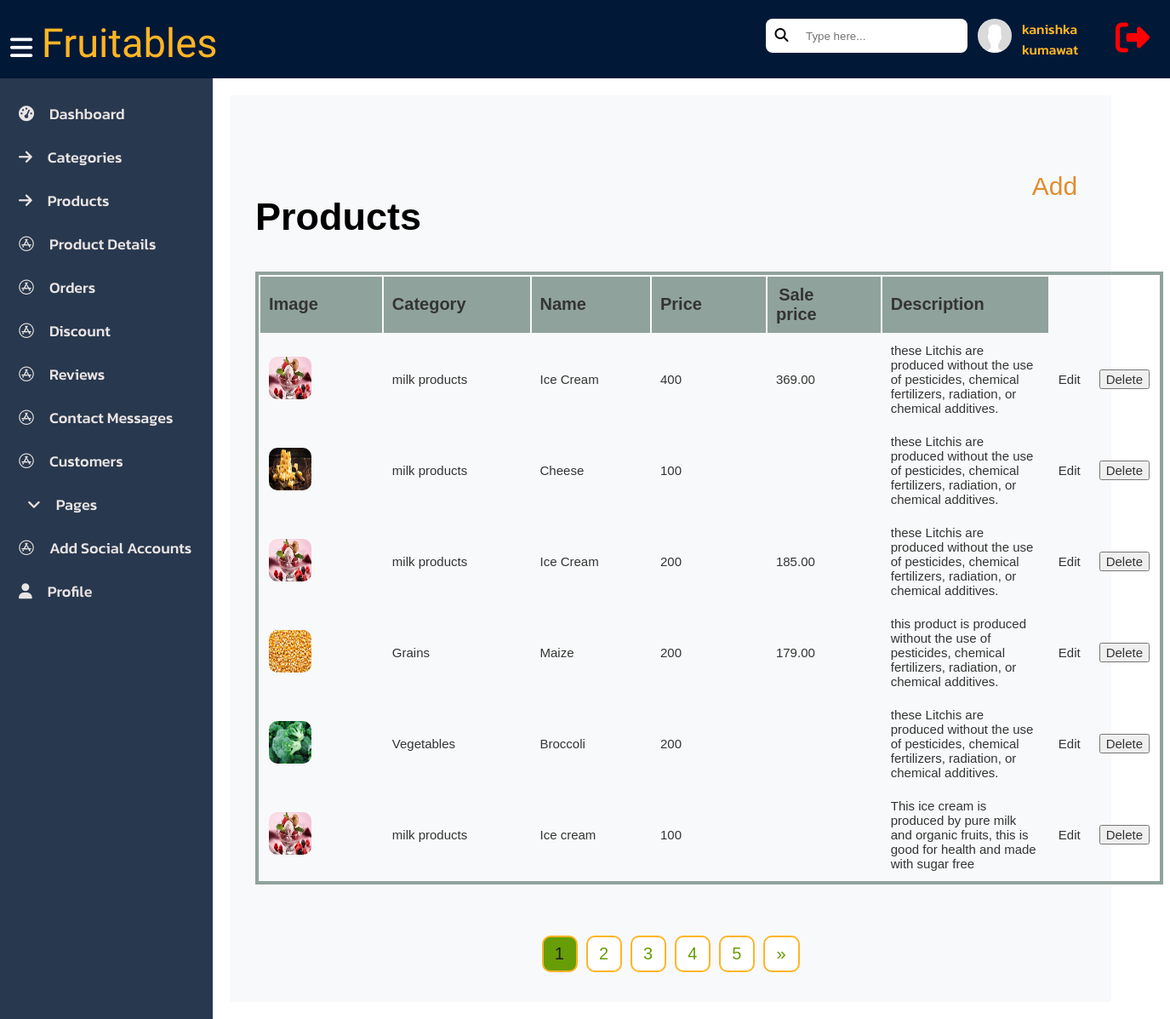
/admin/pages/products.php (signed in), run on the app's committed database.
### tables this page shows
CREATE TABLE `product` (
  `id` int(20) NOT NULL,
  `image` varchar(225) NOT NULL,
  `p_name` varchar(225) NOT NULL,
  `description` text NOT NULL,
  `price` varchar(225) NOT NULL,
  `brand_id` int(20) NOT NULL,
  `category_id` int(11) NOT NULL,
  `stock_level` int(20) DEFAULT NULL,
  `sale_price` decimal(10,2) DEFAULT NULL
);

CREATE TABLE `category` (
  `id` int(20) NOT NULL,
  `image` varchar(225) NOT NULL,
  `c_name` varchar(225) NOT NULL,
  `description` text NOT NULL
);

### admin/pages/products.php (the view, shortened to what this page needs)
<?php
if (!isset($_SESSION['userdetails'])) {
  header('Location: sign-in.php');
  exit();
}
else{
include('connectmysql.php');
if($_SERVER["REQUEST_METHOD"] == "GET"){
  $limit = 6;
  $page = isset($_GET['page']) ? $_GET['page'] : 1;
  $offset = ($page - 1) * $limit;
  $sql = "SELECT product.*, category.c_name AS category_name
  FROM product
  INNER JOIN category ON product.category_id = category.id ORDER BY id DESC LIMIT $limit OFFSET $offset";
  $result = $conn->query($sql);
  $total_products_query = "SELECT COUNT(*) AS total FROM product";
  $total_products_result = $conn->query($total_products_query);
  $total_products_row = $total_products_result->fetch_assoc();
  $total_products = $total_products_row['total'];
  $total_pages = ceil($total_products / $limit);
}}
include("navbar.php");
?>
  <div class="container-categories-products">
    <section>
      <div class="container-sidenav">
        <?php include('sidenavbar.php')?>
      </div>
      <div class="add_categories_products">
        <div class = 'done_successfully'>
      </div>
        <div class="heading">
          <h1>Products</h1>
          <a href="add_products.php">Add</a>
        </div>
        <table class="table-contant">
          <thead class="table-head">
            <tr>
              <th>Image</th>
              <th>Category</th>
              <th>Name</th>
              <th>Price</th>
              <th>Sale price</th>
              <th>Description</th>
            </tr>
          </thead>
          <tbody class="table-body">
            <?php while($rows = $result->fetch_assoc())
                    {
                    ?>
            <tr>
              <td>
                <img class="output_image" src="../imgs/<?= $rows['image'];?>" alt="<?= $rows['p_name'];?>">
              </td>
              <td>
                <?= $rows['category_name'];?>
              </td>
              <td>
                <?= $rows['p_name'];?>
              </td>
              <td>
                  <?= $rows['price']; ?>
              </td>
              <td>
                <?= $rows['sale_price']?>
              </td>
              <td>
                <?= $rows['description'];?>
              </td>
              <td><a href="edit_product.php?id=<?= $rows['id'];?>" class="edit_and_delete">Edit</a></td>
              <td>
                <button name="delete" onclick="archiveFunction(event, <?= $rows['id']; ?>)" class="edit_and_delete">Delete</button>
              </td>
            </tr>
            <?php
                    }
                    ?>
          </tbody>
        </table>
        <div class="pagination">
            <?php for ($i = 1; $i <= $total_pages; $i++): ?>
            <a href="?page=<?= $i ?>" class="rounded <?= $i == $page ? 'active' : '' ?>"><?= $i ?>
            </a>
            <?php endfor; ?>
            <?php if ($page < $total_pages): ?>
            <a href="?page=<?= $page + 1 ?>"class="rounded">&raquo;</a>
            <?php endif; ?>
        </div>
      </div>
    </section>
  </div>
</body>
</html>

### admin/pages/navbar.php (shortened to what this page needs)
<?php
$userdetails = isset($_SESSION['userdetails']) ? $_SESSION['userdetails'] : [];
?>
<!DOCTYPE html>
<html lang="en">
<head>
    <link rel="stylesheet" href="pcss/dashboard.css">
    <link rel="stylesheet" href="pcss/form.css">
    <link rel="stylesheet" href="pcss/pages.css">
    <link rel="stylesheet" href="pcss/products.css">
    <link rel="stylesheet" href="pcss/orders.css">
    <link rel="stylesheet" href="pcss/profile.css">
    <link rel="stylesheet" href="pcss/top-navbar.css">
    <link rel="stylesheet" href="pcss/sidenavbar.css">
</head>
<body>
    <nav class="navbar-main" id="navbarBlur" data-scroll="false">
        <div class="container-fluid">
            <div class="sidenav-header">
                <div class="navbar-brand">
                    <i class="fas fa-bars" style="padding:0px; color:white;" id="toggleSidenav"></i>
                    <span>Fruitables</span>
                </div>
            </div>
            <div class="search_bar">
                <div class="navbar-collapse" id="navbar">
                    <div class="input-group">
                        <span class="input-group-text">
                            <i class="fas fa-search" aria-hidden="true"></i></span>
                        <input type="text" class="form-control" style="margin:0px;" placeholder="Type here...">
                    </div>
                </div>
                <ul class="top-navbar-nav">
                    <li class="nav-item top-navbar-nav">
                        <img src="../../asset/img/avatar.jpg" class="img-fluid" alt="image">
                        <div class="user_details">
                            <a><?php echo isset($userdetails['userName'])? htmlspecialchars($userdetails['userName']):'';?></a>
                        </div>
                    </li>
                    <li class="nav-item">
                        <a href="logout.php"><i class="fa fa-sign-out" style="font-size:40px; padding: 4px; margin-top:4px;color:red"></i></a>
                    </li>
                </ul>
            </div>
        </div>
    </nav>

### admin/pages/sidenavbar.php (shortened to what this page needs)
<aside class="sidenav" id="sidenav-main">
    <div class="navbar-collapse" id="sidenav-collapse-main">
        <ul class="navbar-nav">
            <li class="nav-item">
                <a class="nav-link" href="dashboard.php">
                    <i class="fa fa-dashboard side_icon"></i>
                    <span class="nav-link-text">Dashboard</span>
                </a>
            </li>
            <li class="nav-item">
                <a class="nav-link " href="Categories.php">
                    <i class="fas fa-arrow-right side_icon"></i>
                    <span class="nav-link-text">Categories</span>
                </a>
            </li>
            <li class="nav-item">
                <a class="nav-link " href="products.php">
                    <i class="fas fa-arrow-right side_icon"></i>
                    <span class="nav-link-text">Products</span>
                </a>
            </li>
            <li class="nav-item">
                <a class="nav-link " href="product_details.php">
                    <i class="fab fa-app-store side_icon"></i>
                    <span class="nav-link-text">Product Details</span>
                </a>
            </li>
            <li class="nav-item">
                <a class="nav-link " href="orders.php">
                    <i class="fab fa-app-store side_icon"></i>
                    <span class="nav-link-text">Orders</span>
                </a>
            </li>
            <li class="nav-item">
                <a class="nav-link " href="discount.php">
                    <i class="fab fa-app-store side_icon"></i>
                    <span class="nav-link-text">Discount</span>
                </a>
            </li>
            <li class="nav-item">
                <a class="nav-link " href="review.php">
                    <i class="fab fa-app-store side_icon"></i>
                    <span class="nav-link-text">Reviews</span>
                </a>
            </li>
            <li class="nav-item">
                <a class="nav-link " href="contact_message.php">
                    <i class="fab fa-app-store side_icon"></i>
                    <span class="nav-link-text">Contact Messages</span>
                </a>
            </li>
            <li class="nav-item">
                <a class="nav-link " href="customers.php">
                    <i class="fab fa-app-store side_icon"></i>
                    <span class="nav-link-text">Customers</span>
                </a>
            </li>
            <li class="nav-item dropdown">
            <div class="dropdown-parent">
                    <a href="" class="pages"><i class="fas fa-angle-down side_icon"></i> Pages</a>
                </div>
            </li>
            <li class="nav-item">
                <a class="nav-link " href="social_accounts.php">
                    <i class="fab fa-app-store side_icon"></i>
                    <span class="nav-link-text">Add Social Accounts</span>
                </a>
            </li>
            <li class="nav-item">
                <a class="nav-link " href="profile.php">
                    <i class="fa fa-user side_icon"></i>
                    <span class="nav-link-text">Profile</span>
                </a>
            </li>
        </ul>
    </div>
</aside>

### admin/pages/pcss/dashboard.css (style rules this page uses)
.container-sidenav { width: 20%; display: contents; }

### admin/pages/pcss/form.css (style rules this page uses)
section { display: flex; }
.done_successfully { padding: 20px; color: rgb(39, 196, 39); margin: 5px; }
.dropdown-parent { display:inline-block; }
.pages { padding-left: 10px; color: rgb(94, 93, 93); font-size: 18px; }

### admin/pages/pcss/pages.css (style rules this page uses)
body { font-family: "Ubuntu", sans-serif; font-weight: 500; font-style: normal; }
section { display: flex; }
.dropdown-parent { display:inline-block; }

### admin/pages/pcss/products.css (style rules this page uses)
section { display: flex; }
.container-sidenav { width: 20%; display: contents; }
.add_categories_products { width: 71%; border: none; margin: 20px; padding: 30px; background-color: #f8f9fa; border-radius: 3px; font-family: "Poppins", sans-serif; font-weight: 170; font-style: normal; }
.table-contant { border:4px solid rgb(144, 162, 156); }
thead { background-color: rgb(144, 162, 156); }
.heading { display: flex; justify-content: space-between; font-size: 30px; }
.heading a { text-decoration: none; color: rgb(223, 141, 46); font-size: 30px; margin: 10px; }
.table-head th { padding: 10px; padding-right: 75px; font-size: 20px; color: rgb(52, 52, 52); }
.table-body td { padding: 10px; font-size: 15px; color: rgb(52, 52, 52); }
.edit_and_delete { text-decoration: none; color: rgb(52, 52, 52); font-size: 15px; }
.output_image { width: 50px; height: 50px; border-radius: 10px; }
.pagination { display: flex; justify-content: center; }
.pagination a { border: 2px solid #ffb524; border-radius: 10px; margin: 5px; margin-top: 60px; padding: 8px; padding-left: 13px; padding-right: 14px; text-decoration: none; color: #679d06; background-color: #fff; font-size: 20px; }
.pagination a.active { background-color: #679d06; color: rgb(29, 28, 28); }

### admin/pages/pcss/orders.css (style rules this page uses)
section { display: flex; }
.heading { display: flex; justify-content: space-between; font-size: 30px; }
.heading a { text-decoration: none; color: rgb(223, 141, 46); font-size: 30px; margin: 10px; }

### admin/pages/pcss/top-navbar.css (style rules this page uses)
body { margin: 0%; }
.navbar-main { background-color: rgb(1, 24, 55); font-family: "Kanit", sans-serif; }
.search_bar { display: flex; }
.container-fluid { display: flex; justify-content: space-between; align-items: center; padding: 10px; margin: 0%; }
.top-navbar-nav { display: flex; justify-content: space-between; padding: 4px; margin: 2px; }
#navbar { background-color: #fff; border-radius: 8px; padding-left: 10px; margin-top: 12px; height: 40px; }
.sidenav-header { display: flex; padding: 2px; font-size: 30px; }
.form-control { border: none; background: transparent; padding: 13px; }
.navbar-brand { margin-top: 10px; }
.navbar-brand span { color: #ffb524; font-family: "Marck Script", cursive; font-size: 47px; }
.nav-item { list-style: none; }
.img-fluid { width: 40px; height: 40px; border-radius: 50px; }
.user_details { color: #ffb524; display: flex; flex-direction: column; width: 100px; margin-left: 12px; }

### admin/pages/pcss/sidenavbar.css (style rules this page uses)
.sidenav { display: flex; background-color: rgb(3 22 47 / 85%); flex-direction: column; border: none; width: 250px; font-family: "Kanit", sans-serif; }
.sidenav a { text-decoration: none; }
.navbar-nav { padding: 0%; }
.navbar-nav li { list-style: none; padding: 12px; }
.navbar-nav li a { text-decoration: none; color: rgb(233, 228, 228); font-size: 18px; }
.fas, .fa, .fab { margin-right: 4px; }
.side_icon { margin-right: 4px; padding-left: 10px; padding-right: 10px; }
.dropdown-parent { display:inline-block; }

### data on the page
product: image (picture), category.c_name "milk products", p_name "Ice Cream", price "400", sale_price "369.00", description "these Litchis are produced without the use of pesticides, chemical fertilizers, radiation, or chemical additives."
product: image (picture), category.c_name "milk products", p_name "Cheese", price "100", description "these Litchis are produced without the use of pesticides, chemical fertilizers, radiation, or chemical additives."
product: image (picture), category.c_name "milk products", p_name "Ice Cream", price "200", sale_price "185.00", description "these Litchis are produced without the use of pesticides, chemical fertilizers, radiation, or chemical additives."
product: image (picture), category.c_name "Grains", p_name "Maize", price "200", sale_price "179.00", description "this product is produced without the use of pesticides, chemical fertilizers, radiation, or chemical additives."
product: image (picture), category.c_name "Vegetables", p_name "Broccoli", price "200", description "these Litchis are produced without the use of pesticides, chemical fertilizers, radiation, or chemical additives."
product: image (picture), category.c_name "milk products", p_name "Ice cream", price "100", description "This ice cream is produced by pure milk and organic fruits, this is good for health and made with sugar free"

### other printed values
$userdetails['userName'] "kanishka kumawat"
